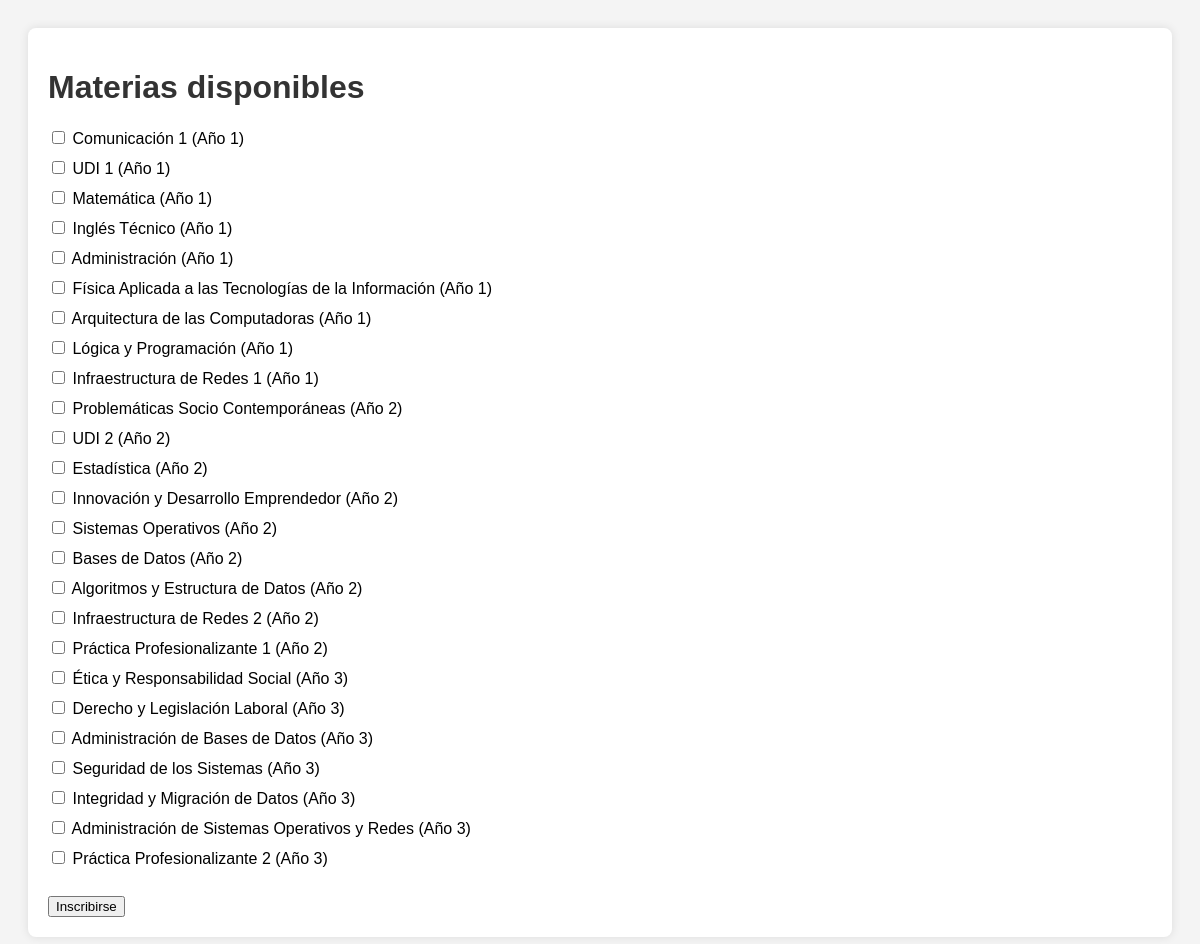
Page /materias.php?carrera_id=3 on the committed database.
### tables this page shows
CREATE TABLE materias (
    id INT AUTO_INCREMENT PRIMARY KEY,
    carrera_id INT,
    nombre VARCHAR(100) NOT NULL,
    anio INT NOT NULL,
    FOREIGN KEY (carrera_id) REFERENCES carreras(id)
);

### materias.php (the view, shortened to what this page needs)
<?php
require 'db.php';
if (isset($_GET['carrera_id'])) {
    $carrera_id = $_GET['carrera_id'];
    $sql = "SELECT * FROM materias WHERE carrera_id = ?";
    $stmt = $conn->prepare($sql);
    $stmt->execute([$carrera_id]);
    $materias = $stmt->fetchAll();
}
?>
<!DOCTYPE html>
<html lang="es">
<head>
</head>
<body>
    <div class="container">
        <h1>Materias disponibles</h1>
        <form action="inscribir.php" method="POST">
            <?php foreach ($materias as $materia) { ?>
                <div class="materia">
                    <input type="checkbox" name="materias[]" value="<?php echo $materia['id']; ?>">
                    <?php echo $materia['nombre']; ?> (Año <?php echo $materia['anio']; ?>)
                </div>
            <?php } ?>
            <br>
            <input type="submit" value="Inscribirse">
        </form>
    </div>
</body>
</html>

### materias.php (style rules this page uses)
body { font-family: Arial, sans-serif; background-color: #f4f4f4; padding: 20px; }
.container { background-color: #fff; padding: 20px; border-radius: 8px; box-shadow: 0 0 10px rgba(0, 0, 0, 0.1); }
h1 { color: #333; }
.materia { margin-bottom: 10px; }

### rows in the picture
materias: nombre "Comunicación 1", anio "1"
materias: nombre "UDI 1", anio "1"
materias: nombre "Matemática", anio "1"
materias: nombre "Inglés Técnico", anio "1"
materias: nombre "Administración", anio "1"
materias: nombre "Física Aplicada a las Tecnologías de la Información", anio "1"
materias: nombre "Arquitectura de las Computadoras", anio "1"
materias: nombre "Lógica y Programación", anio "1"
materias: nombre "Infraestructura de Redes 1", anio "1"
materias: nombre "Problemáticas Socio Contemporáneas", anio "2"
materias: nombre "UDI 2", anio "2"
materias: nombre "Estadística", anio "2"
materias: nombre "Innovación y Desarrollo Emprendedor", anio "2"
materias: nombre "Sistemas Operativos", anio "2"
materias: nombre "Bases de Datos", anio "2"
materias: nombre "Algoritmos y Estructura de Datos", anio "2"
materias: nombre "Infraestructura de Redes 2", anio "2"
materias: nombre "Práctica Profesionalizante 1", anio "2"
materias: nombre "Ética y Responsabilidad Social", anio "3"
materias: nombre "Derecho y Legislación Laboral", anio "3"
materias: nombre "Administración de Bases de Datos", anio "3"
materias: nombre "Seguridad de los Sistemas", anio "3"
materias: nombre "Integridad y Migración de Datos", anio "3"
materias: nombre "Administración de Sistemas Operativos y Redes", anio "3"
materias: nombre "Práctica Profesionalizante 2", anio "3"
